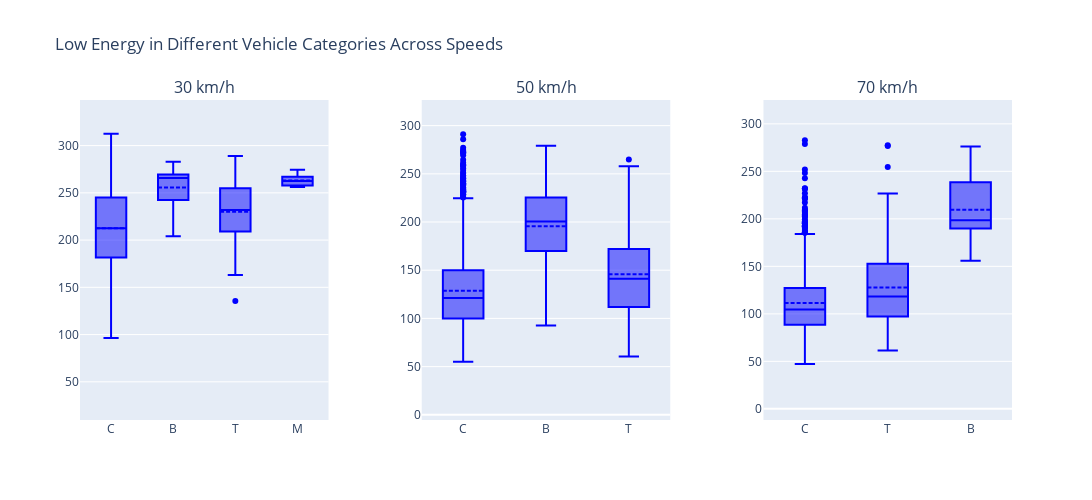

Notebook code for this chart:
### Markdown cell above
# (Ignore) Energy first try

### Code cell
import pandas as pd
import plotly.graph_objects as go
from plotly.subplots import make_subplots

# Load the dataset
df = pd.read_excel(r'/Users/jakob/Library/CloudStorage/OneDrive-student.kit.edu/Studium/02_Master/4. Semester/seminar/RTN-jakob/df_dataset_merged.xlsx')

# Create a subplot with 1 row and 3 columns
fig = make_subplots(
    rows=1, cols=3, 
    subplot_titles=("30 km/h", "50 km/h", "70 km/h"), 
    horizontal_spacing=0.1
)

# Speeds to iterate
speeds = [30, 50, 70]

# Loop through speeds and add box plots to subplots
for i, speed in enumerate(speeds):
    # Filter the data for the current speed
    df_filtered = df[(df['speed_kmh'] == str(speed)) & (df['microphone'] == "SE")]
    
    # Create a box plot for the current speed
    fig.add_trace(
        go.Box(
            x=df_filtered['vehicle'],
            y=df_filtered['low_energy'],
            name=f"{speed} km/h",  # Legend label
            marker=dict(color='blue'),  # Optional: Color
            boxmean=True  # Show mean in the box plot
        ),
        row=1, col=i + 1  # Place in the corresponding subplot
    )

# Update layout for spacing and size
fig.update_layout(
    title_text="Low Energy in Different Vehicle Categories Across Speeds",
    height=500,
    width=1200,  # Adjust width for side-by-side view
    showlegend=False  # Hide redundant legend
)

# Show the figure
fig.show()

### Figure 1 — Plotly figure (JSON) as saved in the notebook; plotly's stock layout.template omitted (floating-point values rounded to 4 significant figures; data arrays with more than 128 entries replaced by an {"elided": "..."} marker saying what was removed)
{"data": [{"boxmean": true, "marker": {"color": "blue"}, "name": "30 km/h", "type": "box", "x": {"elided": "1207 str values"}, "xaxis": "x", "y": {"elided": "1207 float values"}, "yaxis": "y"}, {"boxmean": true, "marker": {"color": "blue"}, "name": "50 km/h", "type": "box", "x": {"elided": "4571 str values"}, "xaxis": "x2", "y": {"elided": "4571 float values"}, "yaxis": "y2"}, {"boxmean": true, "marker": {"color": "blue"}, "name": "70 km/h", "type": "box", "x": {"elided": "2764 str values"}, "xaxis": "x3", "y": {"elided": "2764 float values"}, "yaxis": "y3"}], "layout": {"annotations": [{"font": {"size": 16}, "showarrow": false, "text": "30 km/h", "x": 0.1333, "xanchor": "center", "xref": "paper", "y": 1, "yanchor": "bottom", "yref": "paper"}, {"font": {"size": 16}, "showarrow": false, "text": "50 km/h", "x": 0.5, "xanchor": "center", "xref": "paper", "y": 1, "yanchor": "bottom", "yref": "paper"}, {"font": {"size": 16}, "showarrow": false, "text": "70 km/h", "x": 0.8667, "xanchor": "center", "xref": "paper", "y": 1, "yanchor": "bottom", "yref": "paper"}], "height": 500, "showlegend": false, "title": {"text": "Low Energy in Different Vehicle Categories Across Speeds"}, "width": 1200, "xaxis": {"anchor": "y", "domain": [0, 0.2667]}, "xaxis2": {"anchor": "y2", "domain": [0.3667, 0.6333]}, "xaxis3": {"anchor": "y3", "domain": [0.7333, 1]}, "yaxis": {"anchor": "x", "domain": [0, 1]}, "yaxis2": {"anchor": "x2", "domain": [0, 1]}, "yaxis3": {"anchor": "x3", "domain": [0, 1]}}}
